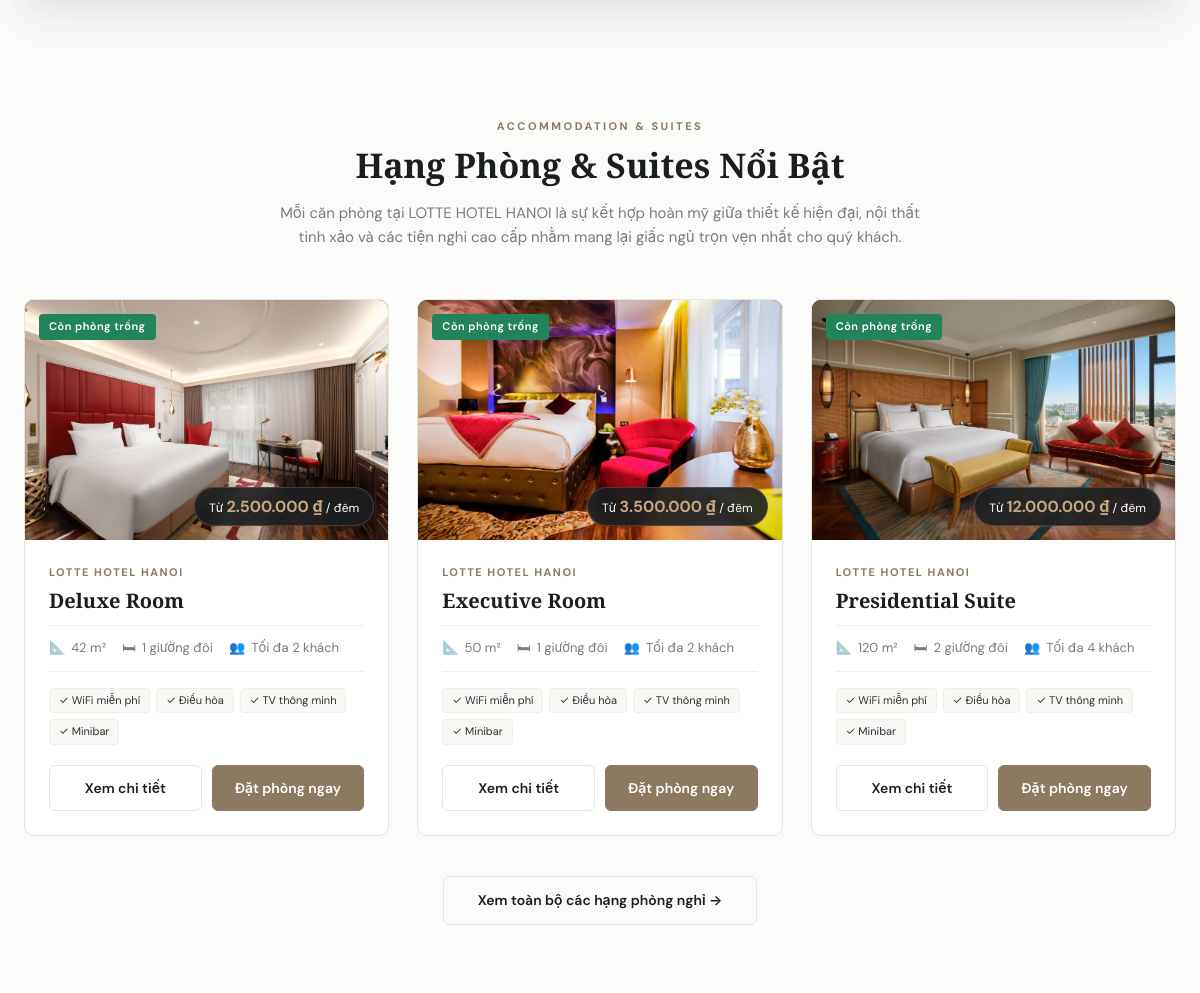
Before: / (middle part) with the older database file.
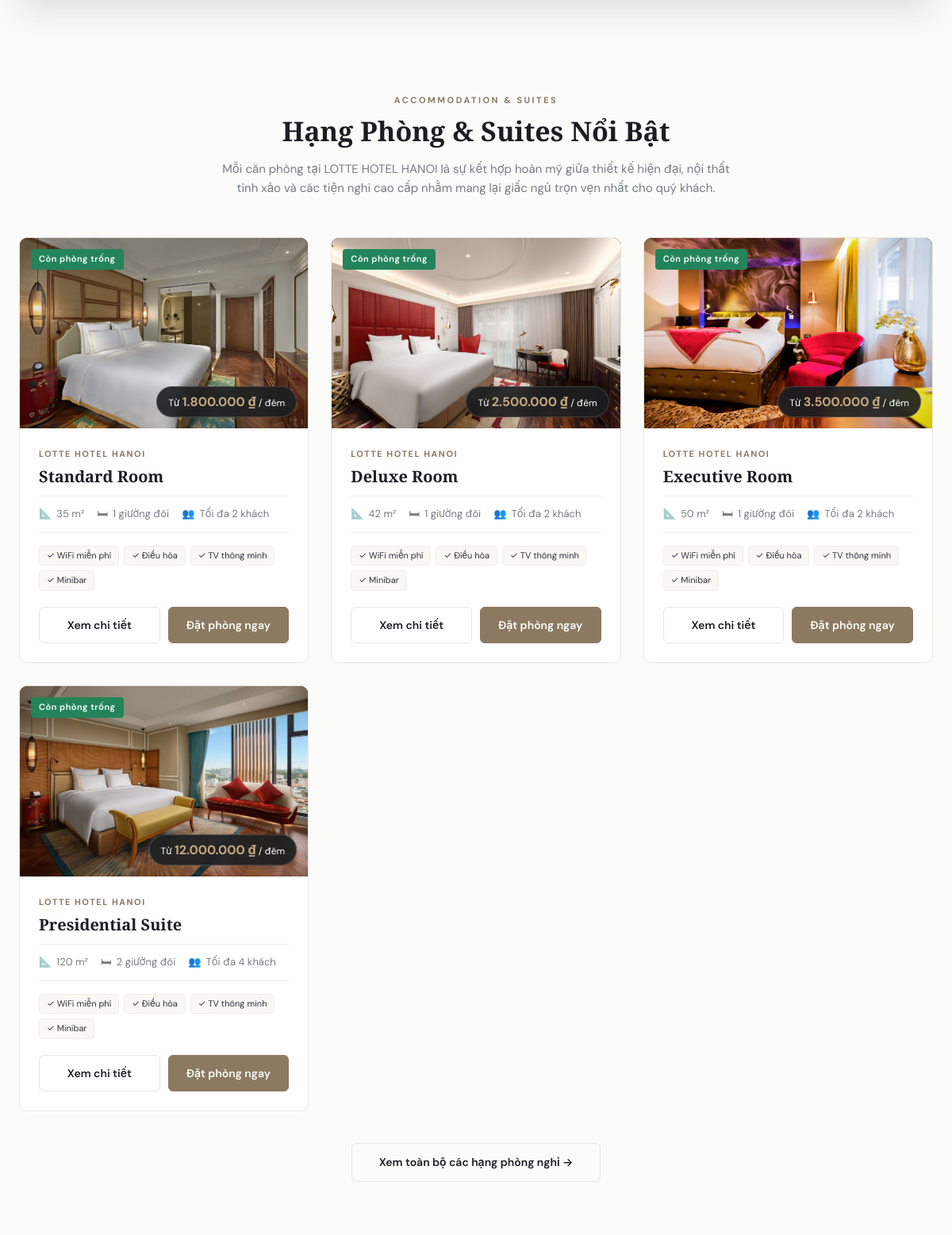
After: the same page with the newer database file.
### tables this page shows
CREATE TABLE IF NOT EXISTS room_types (
 id BIGINT UNSIGNED AUTO_INCREMENT PRIMARY KEY,
 hotel_id BIGINT UNSIGNED NOT NULL,
 name VARCHAR(150) NOT NULL,
 description TEXT,
 area DECIMAL(8,2),
 max_guests TINYINT UNSIGNED NOT NULL DEFAULT 2,
 bed_type VARCHAR(100),
 base_price DECIMAL(15,2) NOT NULL,
 thumbnail VARCHAR(500),
 status ENUM('active','inactive') DEFAULT 'active',
 created_at TIMESTAMP DEFAULT CURRENT_TIMESTAMP,
 FOREIGN KEY (hotel_id) REFERENCES hotels(id) ON DELETE RESTRICT ON UPDATE CASCADE
);

CREATE TABLE IF NOT EXISTS hotels (
 id BIGINT UNSIGNED AUTO_INCREMENT PRIMARY KEY,
 name VARCHAR(200) NOT NULL,
 address VARCHAR(255) NOT NULL,
 city VARCHAR(100),
 country VARCHAR(100) DEFAULT 'Vietnam',
 description TEXT,
 phone VARCHAR(20),
 email VARCHAR(150),
 star_rating TINYINT DEFAULT 5,
 thumbnail VARCHAR(500),
 check_in_time TIME DEFAULT '14:00:00',
 check_out_time TIME DEFAULT '12:00:00',
 status ENUM('active','inactive') DEFAULT 'active',
 created_at TIMESTAMP DEFAULT CURRENT_TIMESTAMP
);

CREATE TABLE IF NOT EXISTS amenities (
 id BIGINT UNSIGNED AUTO_INCREMENT PRIMARY KEY,
 name VARCHAR(150) NOT NULL UNIQUE,
 icon VARCHAR(100),
 description TEXT
);

### app/Core/Controller.php (called while the page is built, shortened)
<?php
abstract class Controller
{
    protected function view(string $view, array $data = [], string $layout = 'admin'): void
    {
        extract($data, EXTR_SKIP);
        $viewFile = BASE_PATH . '/app/Views/' . $view . '.php';
        require $viewFile;
    }
}

### app/Controllers/HomeController.php (called while the page is built, shortened)
<?php
final class HomeController extends Controller
{
    private RoomType $roomTypeModel;
    private Hotel $hotelModel;
    private Service $serviceModel;
    private Promotion $promotionModel;
    private Review $reviewModel;
    public function __construct()
    {
        $this->roomTypeModel = new RoomType();
        $this->hotelModel = new Hotel();
        $this->serviceModel = new Service();
        $this->promotionModel = new Promotion();
        $this->reviewModel = new Review();
    }
    public function index(): void
    {
        $featuredRooms = $this->roomTypeModel->getFeatured(4);
        $hotels = $this->hotelModel->all();
        $mainHotel = !empty($hotels) ? $hotels[0] : null;
        $services = $this->serviceModel->allActive();
        $promotions = $this->promotionModel->allActive();
        $reviews = $this->reviewModel->getFeaturedReviews(4);
        $this->view('client/home', [
            'title' => 'Khách sạn 5 sao sang trọng tại Hà Nội',
            'hotel' => $mainHotel,
            'featuredRooms' => $featuredRooms,
            'hotels' => $hotels,
            'services' => $services,
            'promotions' => $promotions,
            'reviews' => $reviews,
            'activeNav' => 'home',
        ], 'client');
    }
}

### app/Core/Router.php (called while the page is built, shortened)
<?php
final class Router
{
    private array $routes = [];
    public function get(string $path, array $handler): void
    {
        $this->routes['GET'][$this->normalize($path)] = $handler;
    }
    public function post(string $path, array $handler): void
    {
        $this->routes['POST'][$this->normalize($path)] = $handler;
    }
    private function normalize(string $path): string
    {
        $path = '/' . trim($path, '/');
        return $path === '//' ? '/' : $path;
    }
    public function dispatch(string $method, string $uri): void
    {
        $path = parse_url($uri, PHP_URL_PATH) ?: '/';
        $path = $this->normalize($path);
        $handler = $this->routes[$method][$path] ?? null;
        [$controllerClass, $action] = $handler;
        (new $controllerClass())->$action();
    }
}

### public/index.php (called while the page is built, shortened)
<?php
function asset_url(?string $path, string $default = 'assets/images/hotel-banner.png'): string
{
    $path = trim((string)$path);
    $cleanPath = ltrim($path, '/\\');
    $fullPath = BASE_PATH . '/public/' . $cleanPath;
    $version = '';
    if (is_file($fullPath)) {
        $version = '?v=' . filemtime($fullPath);
    }
    return BASE_URL . '/' . $cleanPath . $version;
}
require BASE_PATH . '/app/Core/Database.php';
require BASE_PATH . '/app/Core/Controller.php';
require BASE_PATH . '/app/Core/Model.php';
require BASE_PATH . '/app/Core/Router.php';
require BASE_PATH . '/app/Models/RoomType.php';
$router = new Router();
$router->dispatch($_SERVER['REQUEST_METHOD'], $_SERVER['REQUEST_URI']);

### config/database.php (called while the page is built)
<?php
return [
    'host' => '127.0.0.1',
    'port' => '3306',
    'database' => 'lotte_hotel_booking',
    'username' => 'root',
    'password' => '',
];

### app/Core/Database.php (called while the page is built, shortened)
<?php
final class Database
{
    private static ?PDO $connection = null;
    public static function connection(): PDO
    {
        if (self::$connection === null) {
            $config = require BASE_PATH . '/config/database.php';
            $dsn = sprintf(
                'mysql:host=%s;port=%s;dbname=%s;charset=utf8mb4',
                $config['host'], $config['port'], $config['database']
            );
            self::$connection = new PDO($dsn, $config['username'], $config['password'], [
                PDO::ATTR_ERRMODE => PDO::ERRMODE_EXCEPTION,
                PDO::ATTR_DEFAULT_FETCH_MODE => PDO::FETCH_ASSOC,
                PDO::ATTR_EMULATE_PREPARES => false,
            ]);
        }
        return self::$connection;
    }
}

### app/Core/Model.php (called while the page is built, shortened)
<?php
abstract class Model
{
    public function __construct()
    {
        $this->db = Database::connection();
    }
}

### app/Models/RoomType.php (called while the page is built, shortened)
<?php
final class RoomType extends Model
{
    public function getFeatured(int $limit = 6): array
    {
        $sql = "SELECT rt.*, h.name AS hotel_name, h.address AS hotel_address,
                       (SELECT COUNT(*) FROM rooms r WHERE r.room_type_id = rt.id AND r.status = 'available') AS total_rooms,
                       (SELECT AVG(rating) FROM reviews rev WHERE rev.room_type_id = rt.id AND rev.status = 'approved') AS avg_rating,
                       (SELECT COUNT(*) FROM reviews rev WHERE rev.room_type_id = rt.id AND rev.status = 'approved') AS review_count
                FROM room_types rt
                INNER JOIN hotels h ON h.id = rt.hotel_id
                WHERE rt.status = 'active' AND h.status = 'active'
                ORDER BY rt.base_price ASC
                LIMIT :limit";
        $stmt = $this->db->prepare($sql);
        $stmt->bindValue(':limit', $limit, PDO::PARAM_INT);
        $stmt->execute();
        $roomTypes = $stmt->fetchAll();
        foreach ($roomTypes as &$rt) {
            $rt['amenities'] = $this->getAmenities((int)$rt['id']);
        }
        return $roomTypes;
    }
    public function getAmenities(int $roomTypeId): array
    {
        $stmt = $this->db->prepare(
            "SELECT a.* FROM amenities a
             INNER JOIN room_type_amenities rta ON rta.amenity_id = a.id
             WHERE rta.room_type_id = :room_type_id
             ORDER BY a.id ASC"
        );
        $stmt->execute(['room_type_id' => $roomTypeId]);
        return $stmt->fetchAll();
    }
}

### app/Views/client/home.php (the view, shortened to what the changed rows need)
<section class="section-padding">
    <div class="container">
        <div class="section-header">
            <h2 class="section-title">Hạng Phòng &amp; Suites Nổi Bật</h2>
        </div>
        <div class="rooms-grid">
            <?php foreach ($featuredRooms as $room): ?>
                <div class="room-card">
                    <div class="room-image-wrap">
                        <img src="<?= htmlspecialchars(asset_url($room['thumbnail'] ?? '')) ?>" alt="<?= htmlspecialchars($room['name']) ?>" class="room-image" onerror="this.src='<?= htmlspecialchars(asset_url('assets/images/hotel-banner.png')) ?>'">
                        <span class="room-badge-avail">Còn phòng trống</span>
                        <div class="room-price-badge">
                            Từ <strong><?= number_format((float)$room['base_price'], 0, ',', '.') ?> ₫</strong> / đêm
                        </div>
                    </div>
                    <div class="room-card-body">
                        <span class="room-card-hotel"><?= htmlspecialchars($room['hotel_name']) ?></span>
                        <h3 class="room-card-title">
                            <a href="<?= BASE_URL ?>/room-detail?id=<?= (int)$room['id'] ?>"><?= htmlspecialchars($room['name']) ?></a>
                        </h3>
                        <div class="room-specs">
                            <div class="room-spec-item" title="Diện tích">
                                <span>📐</span> <?= (float)$room['area'] ?> m²
                            </div>
                            <div class="room-spec-item" title="Loại giường">
                                <span>🛏</span> <?= htmlspecialchars($room['bed_type']) ?>
                            </div>
                            <div class="room-spec-item" title="Sức chứa tối đa">
                                <span>👥</span> Tối đa <?= (int)$room['max_guests'] ?> khách
                            </div>
                        </div>
                        <?php if (!empty($room['amenities'])): ?>
                            <div class="room-amenity-tags">
                                <?php foreach (array_slice($room['amenities'], 0, 4) as $amenity): ?>
                                    <span class="amenity-tag">✓ <?= htmlspecialchars($amenity['name']) ?></span>
                                <?php endforeach; ?>
                            </div>
                        <?php endif; ?>
                        <div class="room-card-footer">
                            <a href="<?= BASE_URL ?>/room-detail?id=<?= (int)$room['id'] ?>" class="btn btn-outline btn-block">Xem chi tiết</a>
                            <a href="<?= BASE_URL ?>/booking?room_type_id=<?= (int)$room['id'] ?>" class="btn btn-primary btn-block">Đặt phòng ngay</a>
                        </div>
                    </div>
                </div>
            <?php endforeach; ?>
        </div>
    </div>
</section>

Changed rows visible on the page:
added room_types: thumbnail (picture), base_price "1.800.000", hotel.name "LOTTE HOTEL HANOI", name "Standard Room", area "35", bed_type "1 giường đôi", max_guests "2", amenities (name "WiFi miễn phí"), amenities (name "Điều hòa"), amenities (name "TV thông minh"), amenities (name "Minibar")
